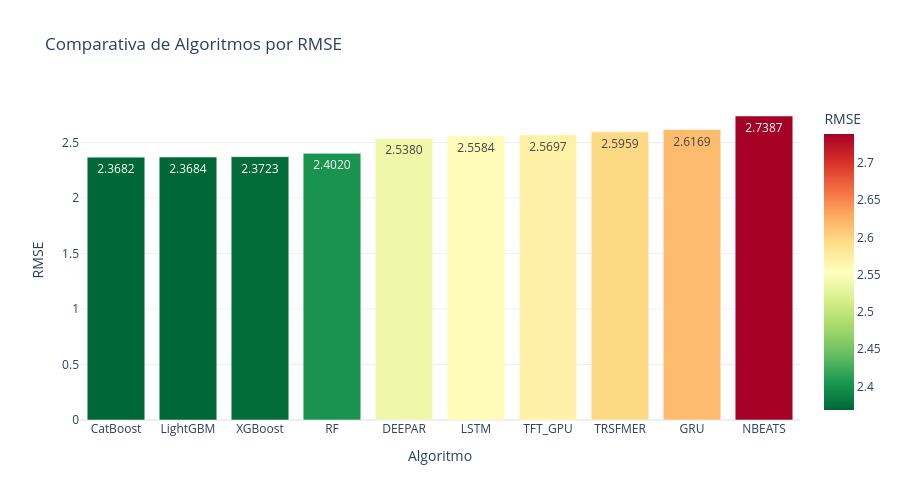

Here is the notebook cell this chart was saved with:
### Code cell
# ============================================================================
# GRÁFICO: COMPARATIVA DE ALGORITMOS - MÉTRICA PARAMETRIZABLE
# ============================================================================

# PARÁMETRO: Métrica a visualizar (cambiar aquí para ver otra métrica)
METRICA_GRAFICO = 'RMSE'

# Algoritmos a excluir del gráfico
ALGORITMOS_EXCLUIR_GRAFICO = ['NAIVE', 'MEDIA7']

print("\n" + "="*100)
print(f"📊 GRÁFICO: COMPARATIVA DE ALGORITMOS - {METRICA_GRAFICO}")
print("="*100)

# Obtener datos globales (NDetalle == 'Global', sin Cluster, sin Producto)
df_global_para_grafico = df_resultados_consolidados[
    (df_resultados_consolidados['NDetalle'] == 'Global') &
    (df_resultados_consolidados['Cluster'].isna()) &
    (df_resultados_consolidados['Producto'].isna())
].copy()

# Filtrar algoritmos a excluir
df_grafico_data = df_global_para_grafico[
    ~df_global_para_grafico['Algoritmo'].isin(ALGORITMOS_EXCLUIR_GRAFICO)
].copy()

# Ordenar por la métrica seleccionada
df_grafico_data = df_grafico_data.sort_values(METRICA_GRAFICO)

# Crear gráfico de barras
import plotly.express as px

fig = px.bar(
    df_grafico_data,
    x='Algoritmo',
    y=METRICA_GRAFICO,
    title=f'Comparativa de Algoritmos por {METRICA_GRAFICO}',
    labels={'Algoritmo': 'Algoritmo', METRICA_GRAFICO: METRICA_GRAFICO},
    color=METRICA_GRAFICO,
    color_continuous_scale='RdYlGn_r',
    text=METRICA_GRAFICO,
    height=500
)

fig.update_traces(textposition='auto', texttemplate='%{text:.4f}')
fig.update_layout(
    xaxis_title='Algoritmo',
    yaxis_title=METRICA_GRAFICO,
    showlegend=False,
    template='plotly_white',
    hovermode='x unified'
)

fig.show()

print(f"\n✅ Gráfico generado con {len(df_grafico_data)} algoritmos (excluidos: {', '.join(ALGORITMOS_EXCLUIR_GRAFICO)})")
print(f"💡 Tip: Cambia METRICA_GRAFICO = '{METRICA_GRAFICO}' por otra métrica para ver diferentes comparativas")

### Figure 1 — Plotly figure (JSON) as saved in the notebook; plotly's stock layout.template omitted (floating-point values rounded to 4 significant figures)
{"data": [{"hovertemplate": "Algoritmo=%{x}<br>RMSE=%{marker.color}<extra></extra>", "legendgroup": "", "marker": {"color": [2.368, 2.368, 2.372, 2.402, 2.538, 2.558, 2.57, 2.596, 2.617, 2.739], "coloraxis": "coloraxis", "pattern": {"shape": ""}}, "name": "", "orientation": "v", "showlegend": false, "text": [2.368, 2.368, 2.372, 2.402, 2.538, 2.558, 2.57, 2.596, 2.617, 2.739], "textposition": "auto", "texttemplate": "%{text:.4f}", "type": "bar", "x": ["CatBoost", "LightGBM", "XGBoost", "RF", "DEEPAR", "LSTM", "TFT_GPU", "TRSFMER", "GRU", "NBEATS"], "xaxis": "x", "y": [2.368, 2.368, 2.372, 2.402, 2.538, 2.558, 2.57, 2.596, 2.617, 2.739], "yaxis": "y"}], "layout": {"barmode": "relative", "coloraxis": {"colorbar": {"title": {"text": "RMSE"}}, "colorscale": [[0, "rgb(0,104,55)"], [0.1, "rgb(26,152,80)"], [0.2, "rgb(102,189,99)"], [0.3, "rgb(166,217,106)"], [0.4, "rgb(217,239,139)"], [0.5, "rgb(255,255,191)"], [0.6, "rgb(254,224,139)"], [0.7, "rgb(253,174,97)"], [0.8, "rgb(244,109,67)"], [0.9, "rgb(215,48,39)"], [1, "rgb(165,0,38)"]]}, "height": 500, "hovermode": "x unified", "legend": {"tracegroupgap": 0}, "showlegend": false, "title": {"text": "Comparativa de Algoritmos por RMSE"}, "xaxis": {"anchor": "y", "domain": [0, 1], "title": {"text": "Algoritmo"}}, "yaxis": {"anchor": "x", "domain": [0, 1], "title": {"text": "RMSE"}}}}
